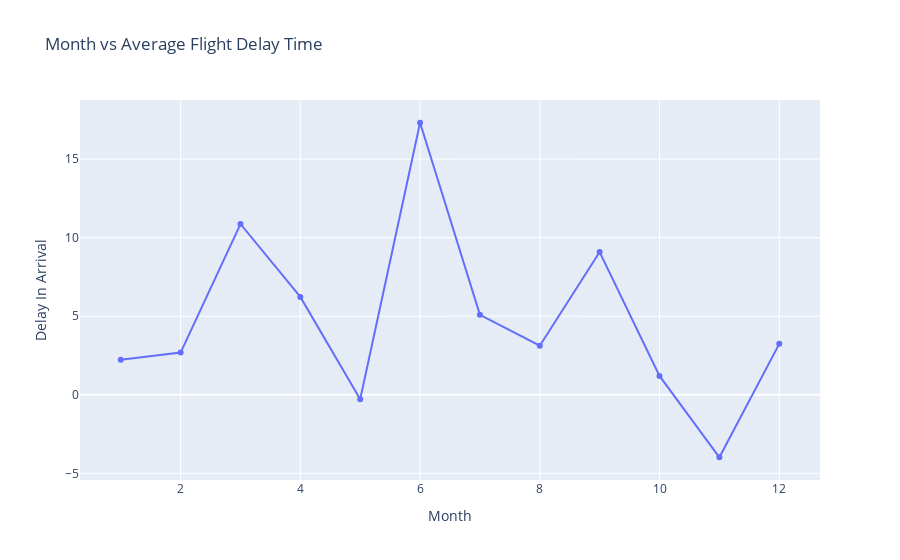

The notebook cell saved with this chart:
### Markdown cell above
**LINE PLOTS**

### Code cell
# Extract average monthly arrival delay time and see how it changes over the year.
# Using plotly.express
line_data = airplane_df.groupby('Month')['ArrDelay'].mean().reset_index()

fig = px.line(line_data, x='Month', y='ArrDelay', title = 'Month vs Average Flight Delay Time', labels= {'ArrDelay': ' Delay In Arrival'}, markers= True)

fig.show()

### Figure 1 — Plotly figure (JSON) as saved in the notebook; plotly's stock layout.template omitted (floating-point values rounded to 4 significant figures)
{"data": [{"hovertemplate": "Month=%{x}<br> Delay In Arrival=%{y}<extra></extra>", "legendgroup": "", "line": {"color": "#636efa", "dash": "solid"}, "marker": {"symbol": "circle"}, "mode": "lines+markers", "name": "", "orientation": "v", "showlegend": false, "type": "scatter", "x": [1, 2, 3, 4, 5, 6, 7, 8, 9, 10, 11, 12], "xaxis": "x", "y": [2.233, 2.688, 10.87, 6.229, -0.2791, 17.31, 5.089, 3.122, 9.081, 1.2, -3.975, 3.241], "yaxis": "y"}], "layout": {"legend": {"tracegroupgap": 0}, "title": {"text": "Month vs Average Flight Delay Time"}, "xaxis": {"anchor": "y", "domain": [0, 1], "title": {"text": "Month"}}, "yaxis": {"anchor": "x", "domain": [0, 1], "title": {"text": " Delay In Arrival"}}}}
